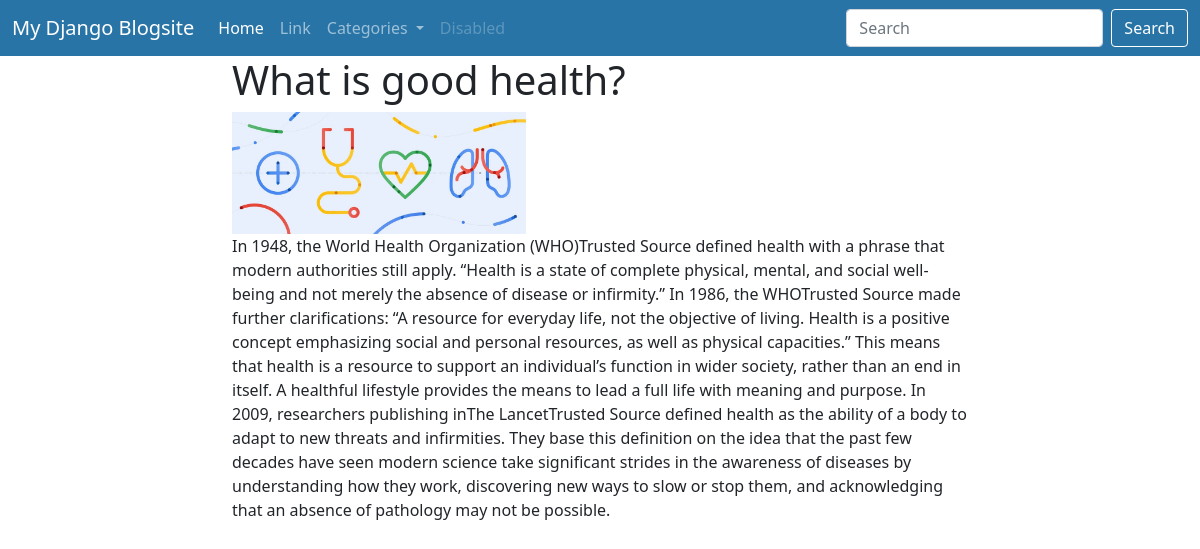
Page /article/detail/3/ on the committed database.
### blog/models.py (models this page shows, shortened)
class Article(models.Model):
    category_id = models.ForeignKey(category,on_delete=models.CASCADE)
    title= models.CharField(max_length=255)
    content = models.TextField()
    cover_image= models.FileField(upload_to='uploads/')
    created_at= models.DateTimeField(auto_now_add=True)
    updated_at= models.DateTimeField(auto_now=True)
    is_active= models.BooleanField(default=True)

### blog/views.py (the view)
# urls.py: path("article/detail/<int:id>/",views.get_article,name='get_article'),
def get_article(request,id):
    categories = category.objects.all()
    article = Article.objects.get(id=id)
    context={'article':article,'categories':categories}
    return render(request,'articledetail.html',context)

### blog/templates/articledetail.html
{% extends "base.html" %}
{% block articledetail %}
<div class="container">
    <div class="row">
        <div class="col-md-2"></div>
        <div class="col-md-8">
            <h1>{{article.title}} </h1>
            <img src="{{article.cover_image.url}}" alt="" style="width:40%;height:auto;">
            <p>{{article.content}} </p>
        </div>
        <div class="col-md-2"></div>
    </div>
</div>
{% endblock %}

### static/styles.css (style rules this page uses)
img { height: auto; }

### rows in the picture
Article: title "What is good health?", cover_image (picture), content "In 1948, the World Health Organization (WHO)Trusted Source defined health with a phrase that modern authorities still apply. “Health is a state of complete physical, mental, and social well-being and not merely the absence of disease or infirmity.” In 1986, the WHOTrusted Source made further clarifications: “A resource for everyday life, not the objective of living. Health is a positive concept emphasizing social and personal resources, as well as physical capacities.” This means that health is a resource to support an individual’s function in wider society, rather than an end in itself. A healthful lifestyle provides the means to lead a full life with meaning and purpose. In 2009,…"
